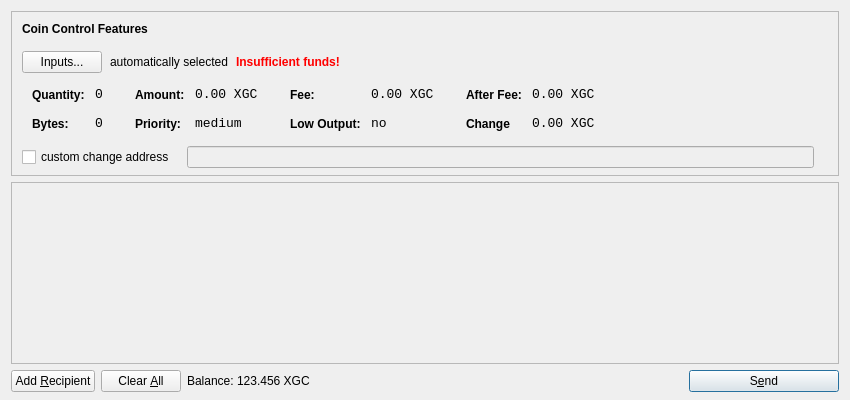
<?xml version="1.0" encoding="UTF-8"?>
<ui version="4.0">
 <class>SendCoinsDialog</class>
 <widget class="QDialog" name="SendCoinsDialog">
  <property name="geometry">
   <rect>
    <x>0</x>
    <y>0</y>
    <width>850</width>
    <height>400</height>
   </rect>
  </property>
  <property name="windowTitle">
   <string>Send Coins</string>
  </property>
  <layout class="QVBoxLayout" name="verticalLayout" stretch="0,1,0">
   <property name="bottomMargin">
    <number>8</number>
   </property>
   <item>
    <widget class="QFrame" name="frameCoinControl">
     <property name="sizePolicy">
      <sizepolicy hsizetype="Expanding" vsizetype="Expanding">
       <horstretch>0</horstretch>
       <verstretch>0</verstretch>
      </sizepolicy>
     </property>
     <property name="maximumSize">
      <size>
       <width>16777215</width>
       <height>16777215</height>
      </size>
     </property>
     <property name="frameShape">
      <enum>QFrame::StyledPanel</enum>
     </property>
     <property name="frameShadow">
      <enum>QFrame::Sunken</enum>
     </property>
     <layout class="QVBoxLayout" name="verticalLayoutCoinControl2">
      <property name="spacing">
       <number>-1</number>
      </property>
      <property name="leftMargin">
       <number>0</number>
      </property>
      <property name="topMargin">
       <number>0</number>
      </property>
      <property name="rightMargin">
       <number>0</number>
      </property>
      <property name="bottomMargin">
       <number>6</number>
      </property>
      <item>
       <layout class="QVBoxLayout" name="verticalLayoutCoinControl" stretch="0,0,0,0,1">
        <property name="spacing">
         <number>0</number>
        </property>
        <property name="leftMargin">
         <number>10</number>
        </property>
        <property name="topMargin">
         <number>10</number>
        </property>
        <item>
         <layout class="QHBoxLayout" name="horizontalLayoutCoinControl1">
          <property name="bottomMargin">
           <number>15</number>
          </property>
          <item>
           <widget class="QLabel" name="labelCoinControlFeatures">
            <property name="sizePolicy">
             <sizepolicy hsizetype="Preferred" vsizetype="Maximum">
              <horstretch>0</horstretch>
              <verstretch>0</verstretch>
             </sizepolicy>
            </property>
            <property name="font">
             <font>
              <weight>75</weight>
              <bold>true</bold>
             </font>
            </property>
            <property name="styleSheet">
             <string notr="true">font-weight:bold;</string>
            </property>
            <property name="text">
             <string>Coin Control Features</string>
            </property>
           </widget>
          </item>
         </layout>
        </item>
        <item>
         <layout class="QHBoxLayout" name="horizontalLayoutCoinControl2" stretch="0,0,0,0">
          <property name="spacing">
           <number>8</number>
          </property>
          <property name="bottomMargin">
           <number>10</number>
          </property>
          <item>
           <widget class="QPushButton" name="pushButtonCoinControl">
            <property name="styleSheet">
             <string notr="true"/>
            </property>
            <property name="text">
             <string>Inputs...</string>
            </property>
           </widget>
          </item>
          <item>
           <widget class="QLabel" name="labelCoinControlAutomaticallySelected">
            <property name="text">
             <string>automatically selected</string>
            </property>
            <property name="margin">
             <number>5</number>
            </property>
           </widget>
          </item>
          <item>
           <widget class="QLabel" name="labelCoinControlInsuffFunds">
            <property name="font">
             <font>
              <weight>75</weight>
              <bold>true</bold>
             </font>
            </property>
            <property name="styleSheet">
             <string notr="true">color:red;font-weight:bold;</string>
            </property>
            <property name="text">
             <string>Insufficient funds!</string>
            </property>
            <property name="margin">
             <number>5</number>
            </property>
           </widget>
          </item>
          <item>
           <spacer name="horizontalSpacerCoinControl">
            <property name="orientation">
             <enum>Qt::Horizontal</enum>
            </property>
            <property name="sizeHint" stdset="0">
             <size>
              <width>40</width>
              <height>1</height>
             </size>
            </property>
           </spacer>
          </item>
         </layout>
        </item>
        <item>
         <widget class="QWidget" name="widgetCoinControl" native="true">
          <property name="sizePolicy">
           <sizepolicy hsizetype="Preferred" vsizetype="Preferred">
            <horstretch>0</horstretch>
            <verstretch>0</verstretch>
           </sizepolicy>
          </property>
          <property name="minimumSize">
           <size>
            <width>0</width>
            <height>0</height>
           </size>
          </property>
          <property name="styleSheet">
           <string notr="true"/>
          </property>
          <layout class="QHBoxLayout" name="horizontalLayoutCoinControl5">
           <property name="margin">
            <number>0</number>
           </property>
           <item>
            <layout class="QHBoxLayout" name="horizontalLayoutCoinControl3" stretch="0,0,0,1">
             <property name="spacing">
              <number>20</number>
             </property>
             <property name="topMargin">
              <number>0</number>
             </property>
             <property name="bottomMargin">
              <number>10</number>
             </property>
             <item>
              <layout class="QFormLayout" name="formLayoutCoinControl1">
               <property name="horizontalSpacing">
                <number>10</number>
               </property>
               <property name="verticalSpacing">
                <number>14</number>
               </property>
               <property name="leftMargin">
                <number>10</number>
               </property>
               <property name="topMargin">
                <number>4</number>
               </property>
               <property name="rightMargin">
                <number>6</number>
               </property>
               <item row="0" column="0">
                <widget class="QLabel" name="labelCoinControlQuantityText">
                 <property name="styleSheet">
                  <string notr="true">font-weight:bold;</string>
                 </property>
                 <property name="text">
                  <string>Quantity:</string>
                 </property>
                 <property name="margin">
                  <number>0</number>
                 </property>
                </widget>
               </item>
               <item row="0" column="1">
                <widget class="QLabel" name="labelCoinControlQuantity">
                 <property name="font">
                  <font>
                   <family>Monospace</family>
                   <pointsize>10</pointsize>
                  </font>
                 </property>
                 <property name="cursor">
                  <cursorShape>IBeamCursor</cursorShape>
                 </property>
                 <property name="contextMenuPolicy">
                  <enum>Qt::ActionsContextMenu</enum>
                 </property>
                 <property name="text">
                  <string>0</string>
                 </property>
                 <property name="margin">
                  <number>0</number>
                 </property>
                 <property name="textInteractionFlags">
                  <set>Qt::LinksAccessibleByMouse|Qt::TextSelectableByKeyboard|Qt::TextSelectableByMouse</set>
                 </property>
                </widget>
               </item>
               <item row="1" column="0">
                <widget class="QLabel" name="labelCoinControlBytesText">
                 <property name="styleSheet">
                  <string notr="true">font-weight:bold;</string>
                 </property>
                 <property name="text">
                  <string>Bytes:</string>
                 </property>
                </widget>
               </item>
               <item row="1" column="1">
                <widget class="QLabel" name="labelCoinControlBytes">
                 <property name="font">
                  <font>
                   <family>Monospace</family>
                   <pointsize>10</pointsize>
                  </font>
                 </property>
                 <property name="cursor">
                  <cursorShape>IBeamCursor</cursorShape>
                 </property>
                 <property name="contextMenuPolicy">
                  <enum>Qt::ActionsContextMenu</enum>
                 </property>
                 <property name="text">
                  <string>0</string>
                 </property>
                 <property name="textInteractionFlags">
                  <set>Qt::LinksAccessibleByMouse|Qt::TextSelectableByKeyboard|Qt::TextSelectableByMouse</set>
                 </property>
                </widget>
               </item>
              </layout>
             </item>
             <item>
              <layout class="QFormLayout" name="formLayoutCoinControl2">
               <property name="horizontalSpacing">
                <number>10</number>
               </property>
               <property name="verticalSpacing">
                <number>14</number>
               </property>
               <property name="leftMargin">
                <number>6</number>
               </property>
               <property name="topMargin">
                <number>4</number>
               </property>
               <property name="rightMargin">
                <number>6</number>
               </property>
               <item row="0" column="0">
                <widget class="QLabel" name="labelCoinControlAmountText">
                 <property name="styleSheet">
                  <string notr="true">font-weight:bold;</string>
                 </property>
                 <property name="text">
                  <string>Amount:</string>
                 </property>
                 <property name="margin">
                  <number>0</number>
                 </property>
                </widget>
               </item>
               <item row="0" column="1">
                <widget class="QLabel" name="labelCoinControlAmount">
                 <property name="font">
                  <font>
                   <family>Monospace</family>
                   <pointsize>10</pointsize>
                  </font>
                 </property>
                 <property name="cursor">
                  <cursorShape>IBeamCursor</cursorShape>
                 </property>
                 <property name="contextMenuPolicy">
                  <enum>Qt::ActionsContextMenu</enum>
                 </property>
                 <property name="text">
                  <string>0.00 XGC</string>
                 </property>
                 <property name="textInteractionFlags">
                  <set>Qt::LinksAccessibleByMouse|Qt::TextSelectableByKeyboard|Qt::TextSelectableByMouse</set>
                 </property>
                </widget>
               </item>
               <item row="1" column="0">
                <widget class="QLabel" name="labelCoinControlPriorityText">
                 <property name="styleSheet">
                  <string notr="true">font-weight:bold;</string>
                 </property>
                 <property name="text">
                  <string>Priority:</string>
                 </property>
                </widget>
               </item>
               <item row="1" column="1">
                <widget class="QLabel" name="labelCoinControlPriority">
                 <property name="font">
                  <font>
                   <family>Monospace</family>
                   <pointsize>10</pointsize>
                  </font>
                 </property>
                 <property name="cursor">
                  <cursorShape>IBeamCursor</cursorShape>
                 </property>
                 <property name="contextMenuPolicy">
                  <enum>Qt::ActionsContextMenu</enum>
                 </property>
                 <property name="text">
                  <string>medium</string>
                 </property>
                 <property name="textInteractionFlags">
                  <set>Qt::LinksAccessibleByMouse|Qt::TextSelectableByKeyboard|Qt::TextSelectableByMouse</set>
                 </property>
                </widget>
               </item>
              </layout>
             </item>
             <item>
              <layout class="QFormLayout" name="formLayoutCoinControl3">
               <property name="horizontalSpacing">
                <number>10</number>
               </property>
               <property name="verticalSpacing">
                <number>14</number>
               </property>
               <property name="leftMargin">
                <number>6</number>
               </property>
               <property name="topMargin">
                <number>4</number>
               </property>
               <property name="rightMargin">
                <number>6</number>
               </property>
               <item row="0" column="0">
                <widget class="QLabel" name="labelCoinControlFeeText">
                 <property name="styleSheet">
                  <string notr="true">font-weight:bold;</string>
                 </property>
                 <property name="text">
                  <string>Fee:</string>
                 </property>
                 <property name="margin">
                  <number>0</number>
                 </property>
                </widget>
               </item>
               <item row="0" column="1">
                <widget class="QLabel" name="labelCoinControlFee">
                 <property name="font">
                  <font>
                   <family>Monospace</family>
                   <pointsize>10</pointsize>
                  </font>
                 </property>
                 <property name="cursor">
                  <cursorShape>IBeamCursor</cursorShape>
                 </property>
                 <property name="contextMenuPolicy">
                  <enum>Qt::ActionsContextMenu</enum>
                 </property>
                 <property name="text">
                  <string>0.00 XGC</string>
                 </property>
                 <property name="textInteractionFlags">
                  <set>Qt::LinksAccessibleByMouse|Qt::TextSelectableByKeyboard|Qt::TextSelectableByMouse</set>
                 </property>
                </widget>
               </item>
               <item row="1" column="0">
                <widget class="QLabel" name="labelCoinControlLowOutputText">
                 <property name="styleSheet">
                  <string notr="true">font-weight:bold;</string>
                 </property>
                 <property name="text">
                  <string>Low Output:</string>
                 </property>
                </widget>
               </item>
               <item row="1" column="1">
                <widget class="QLabel" name="labelCoinControlLowOutput">
                 <property name="font">
                  <font>
                   <family>Monospace</family>
                   <pointsize>10</pointsize>
                  </font>
                 </property>
                 <property name="cursor">
                  <cursorShape>IBeamCursor</cursorShape>
                 </property>
                 <property name="contextMenuPolicy">
                  <enum>Qt::ActionsContextMenu</enum>
                 </property>
                 <property name="text">
                  <string>no</string>
                 </property>
                 <property name="textInteractionFlags">
                  <set>Qt::LinksAccessibleByMouse|Qt::TextSelectableByKeyboard|Qt::TextSelectableByMouse</set>
                 </property>
                </widget>
               </item>
              </layout>
             </item>
             <item>
              <layout class="QFormLayout" name="formLayoutCoinControl4">
               <property name="horizontalSpacing">
                <number>10</number>
               </property>
               <property name="verticalSpacing">
                <number>14</number>
               </property>
               <property name="leftMargin">
                <number>6</number>
               </property>
               <property name="topMargin">
                <number>4</number>
               </property>
               <property name="rightMargin">
                <number>6</number>
               </property>
               <item row="0" column="0">
                <widget class="QLabel" name="labelCoinControlAfterFeeText">
                 <property name="styleSheet">
                  <string notr="true">font-weight:bold;</string>
                 </property>
                 <property name="text">
                  <string>After Fee:</string>
                 </property>
                 <property name="margin">
                  <number>0</number>
                 </property>
                </widget>
               </item>
               <item row="0" column="1">
                <widget class="QLabel" name="labelCoinControlAfterFee">
                 <property name="font">
                  <font>
                   <family>Monospace</family>
                   <pointsize>10</pointsize>
                  </font>
                 </property>
                 <property name="cursor">
                  <cursorShape>IBeamCursor</cursorShape>
                 </property>
                 <property name="contextMenuPolicy">
                  <enum>Qt::ActionsContextMenu</enum>
                 </property>
                 <property name="text">
                  <string>0.00 XGC</string>
                 </property>
                 <property name="textInteractionFlags">
                  <set>Qt::LinksAccessibleByMouse|Qt::TextSelectableByKeyboard|Qt::TextSelectableByMouse</set>
                 </property>
                </widget>
               </item>
               <item row="1" column="0">
                <widget class="QLabel" name="labelCoinControlChangeText">
                 <property name="styleSheet">
                  <string notr="true">font-weight:bold;</string>
                 </property>
                 <property name="text">
                  <string>Change</string>
                 </property>
                </widget>
               </item>
               <item row="1" column="1">
                <widget class="QLabel" name="labelCoinControlChange">
                 <property name="font">
                  <font>
                   <family>Monospace</family>
                   <pointsize>10</pointsize>
                  </font>
                 </property>
                 <property name="cursor">
                  <cursorShape>IBeamCursor</cursorShape>
                 </property>
                 <property name="contextMenuPolicy">
                  <enum>Qt::ActionsContextMenu</enum>
                 </property>
                 <property name="text">
                  <string>0.00 XGC</string>
                 </property>
                 <property name="textInteractionFlags">
                  <set>Qt::LinksAccessibleByMouse|Qt::TextSelectableByKeyboard|Qt::TextSelectableByMouse</set>
                 </property>
                </widget>
               </item>
              </layout>
             </item>
            </layout>
           </item>
          </layout>
         </widget>
        </item>
        <item>
         <layout class="QHBoxLayout" name="horizontalLayoutCoinControl4" stretch="0,0,0">
          <property name="spacing">
           <number>12</number>
          </property>
          <property name="sizeConstraint">
           <enum>QLayout::SetDefaultConstraint</enum>
          </property>
          <property name="topMargin">
           <number>5</number>
          </property>
          <property name="rightMargin">
           <number>5</number>
          </property>
          <item>
           <widget class="QCheckBox" name="checkBoxCoinControlChange">
            <property name="text">
             <string>custom change address</string>
            </property>
           </widget>
          </item>
          <item>
           <widget class="QLineEdit" name="lineEditCoinControlChange">
            <property name="enabled">
             <bool>false</bool>
            </property>
            <property name="sizePolicy">
             <sizepolicy hsizetype="Expanding" vsizetype="Fixed">
              <horstretch>0</horstretch>
              <verstretch>0</verstretch>
             </sizepolicy>
            </property>
           </widget>
          </item>
          <item>
           <widget class="QLabel" name="labelCoinControlChangeLabel">
            <property name="sizePolicy">
             <sizepolicy hsizetype="Preferred" vsizetype="Expanding">
              <horstretch>0</horstretch>
              <verstretch>0</verstretch>
             </sizepolicy>
            </property>
            <property name="minimumSize">
             <size>
              <width>0</width>
              <height>0</height>
             </size>
            </property>
            <property name="text">
             <string/>
            </property>
            <property name="margin">
             <number>3</number>
            </property>
           </widget>
          </item>
         </layout>
        </item>
        <item>
         <spacer name="verticalSpacerCoinControl">
          <property name="orientation">
           <enum>Qt::Vertical</enum>
          </property>
          <property name="sizeHint" stdset="0">
           <size>
            <width>800</width>
            <height>1</height>
           </size>
          </property>
         </spacer>
        </item>
       </layout>
      </item>
     </layout>
    </widget>
   </item>
   <item>
    <widget class="QScrollArea" name="scrollArea">
     <property name="widgetResizable">
      <bool>true</bool>
     </property>
     <widget class="QWidget" name="scrollAreaWidgetContents">
      <property name="geometry">
       <rect>
        <x>0</x>
        <y>0</y>
        <width>830</width>
        <height>165</height>
       </rect>
      </property>
      <layout class="QVBoxLayout" name="verticalLayout_2">
       <property name="margin">
        <number>0</number>
       </property>
       <item>
        <layout class="QVBoxLayout" name="entries">
         <property name="spacing">
          <number>6</number>
         </property>
        </layout>
       </item>
       <item>
        <spacer name="verticalSpacer">
         <property name="orientation">
          <enum>Qt::Vertical</enum>
         </property>
         <property name="sizeHint" stdset="0">
          <size>
           <width>20</width>
           <height>40</height>
          </size>
         </property>
        </spacer>
       </item>
      </layout>
     </widget>
    </widget>
   </item>
   <item>
    <layout class="QHBoxLayout" name="horizontalLayout">
     <item>
      <widget class="QPushButton" name="addButton">
       <property name="toolTip">
        <string>Send to multiple recipients at once</string>
       </property>
       <property name="text">
        <string>Add &amp;Recipient</string>
       </property>
       <property name="icon">
        <iconset resource="../bitcoin.qrc">
         <normaloff>:/icons/add</normaloff>:/icons/add</iconset>
       </property>
       <property name="autoDefault">
        <bool>false</bool>
       </property>
      </widget>
     </item>
     <item>
      <widget class="QPushButton" name="clearButton">
       <property name="sizePolicy">
        <sizepolicy hsizetype="Minimum" vsizetype="Fixed">
         <horstretch>0</horstretch>
         <verstretch>0</verstretch>
        </sizepolicy>
       </property>
       <property name="toolTip">
        <string>Remove all transaction fields</string>
       </property>
       <property name="text">
        <string>Clear &amp;All</string>
       </property>
       <property name="icon">
        <iconset resource="../bitcoin.qrc">
         <normaloff>:/icons/remove</normaloff>:/icons/remove</iconset>
       </property>
       <property name="autoRepeatDelay">
        <number>300</number>
       </property>
       <property name="autoDefault">
        <bool>false</bool>
       </property>
      </widget>
     </item>
     <item>
      <layout class="QHBoxLayout" name="horizontalLayout_2">
       <property name="spacing">
        <number>3</number>
       </property>
       <item>
        <widget class="QLabel" name="label">
         <property name="sizePolicy">
          <sizepolicy hsizetype="Preferred" vsizetype="Fixed">
           <horstretch>0</horstretch>
           <verstretch>0</verstretch>
          </sizepolicy>
         </property>
         <property name="text">
          <string>Balance:</string>
         </property>
        </widget>
       </item>
       <item>
        <widget class="QLabel" name="labelBalance">
         <property name="sizePolicy">
          <sizepolicy hsizetype="Preferred" vsizetype="Fixed">
           <horstretch>0</horstretch>
           <verstretch>0</verstretch>
          </sizepolicy>
         </property>
         <property name="cursor">
          <cursorShape>IBeamCursor</cursorShape>
         </property>
         <property name="text">
          <string>123.456 XGC</string>
         </property>
         <property name="textInteractionFlags">
          <set>Qt::LinksAccessibleByMouse|Qt::TextSelectableByKeyboard|Qt::TextSelectableByMouse</set>
         </property>
        </widget>
       </item>
      </layout>
     </item>
     <item>
      <spacer name="horizontalSpacer">
       <property name="orientation">
        <enum>Qt::Horizontal</enum>
       </property>
       <property name="sizeHint" stdset="0">
        <size>
         <width>40</width>
         <height>20</height>
        </size>
       </property>
      </spacer>
     </item>
     <item>
      <widget class="QPushButton" name="sendButton">
       <property name="minimumSize">
        <size>
         <width>150</width>
         <height>0</height>
        </size>
       </property>
       <property name="toolTip">
        <string>Confirm the send action</string>
       </property>
       <property name="text">
        <string>S&amp;end</string>
       </property>
       <property name="icon">
        <iconset resource="../bitcoin.qrc">
         <normaloff>:/icons/send</normaloff>:/icons/send</iconset>
       </property>
       <property name="default">
        <bool>true</bool>
       </property>
      </widget>
     </item>
    </layout>
   </item>
  </layout>
 </widget>
 <resources>
  <include location="../bitcoin.qrc"/>
 </resources>
 <connections/>
</ui>
